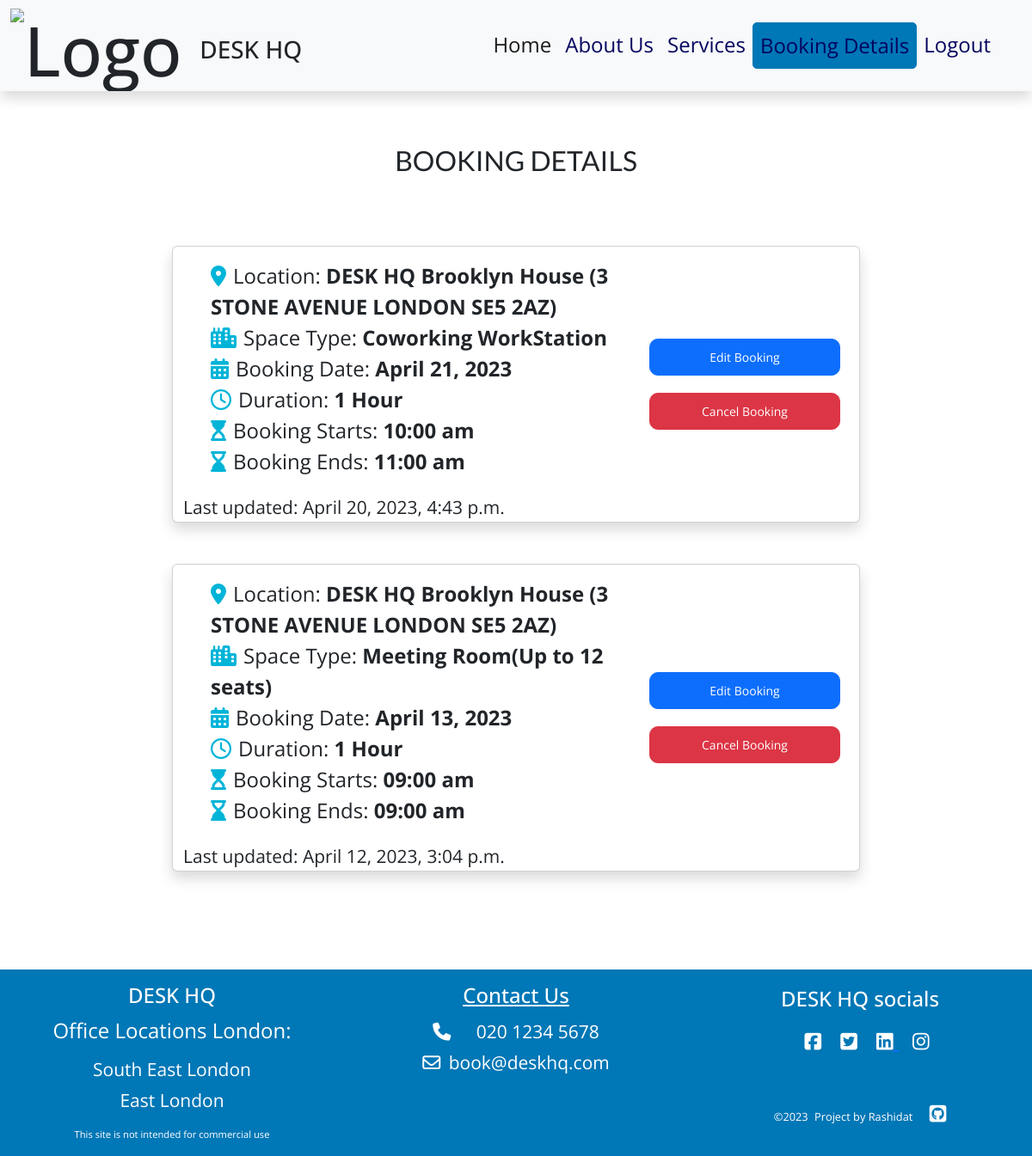
Page /booking_details/ (signed in) on the committed database.
### desk/models.py (models this page shows, shortened)
class Booking(models.Model):
    client = models.ForeignKey(
        User, on_delete=models.CASCADE)
    location = models.ForeignKey(
        Location,
        on_delete=models.CASCADE, null=True,
        default="DESK HQ Brooklyn House (3 STONE AVENUE LONDON SE5 2AZ)")
    space_booking = models.ForeignKey(
        Service,
        on_delete=models.CASCADE, related_name='space_bookings',
        null=True, default="Day WorkStation")
    booking_date = models.DateField(
        default=(timezone.now().date() + timezone.timedelta(days=1)),
        validators=[validate_date])
    booking_duration = models.CharField(
        max_length=20,
        choices=DURATION,
        default="Anytime")
    booking_start = models.CharField(
        max_length=20,
        choices=HOURS,
        default="09:00 am")
    booking_end = models.CharField(
        max_length=20,
        choices=HOURS,
        default="09:00 am")
    created_on = models.DateTimeField(auto_now_add=True)
    updated_on = models.DateTimeField(auto_now=True)
    status = models.IntegerField(choices=STATUS, default=1)
    approved = models.BooleanField(default=False)
    class Meta:
        unique_together = [
            'location', 'space_booking', 'booking_date',
            'booking_start', 'booking_end']
        ordering = ['-created_on']

class Location(models.Model):
    location_id = models.IntegerField(primary_key=True, default=1)
    location_name = models.CharField(
        max_length=200,
        choices=OFFICE_LOCATION,
        default="DESK HQ Brooklyn House (3 STONE AVENUE LONDON SU5 2AZ)")
    slug = models.SlugField(max_length=200, unique=True)
    featured_image = CloudinaryField('image', default='placeholder')
    def __str__(self):
        return self.location_name

class Service(models.Model):
    space_type = models.CharField(
        max_length=50, choices=SERVICES,
        unique=True, default='Day WorkStation')
    content = models.TextField(blank=True)
    featured_image = CloudinaryField('image', default='placeholder')
    timestamp = models.DateTimeField(auto_now=True)
    class Meta:
        ordering = ['-timestamp']
    def __str__(self):
        return f"{self.space_type}"

### desk/views.py (the view)
# urls.py: path('booking_details/', views.BookingsList.as_view(),
class BookingsList(LoginRequiredMixin, ListView):
    model = Booking
    template_name = 'desk/booking_details.html'
    context_object_name = 'bookings'
    paginate_by = 4
    def get_queryset(self):
        return Booking.objects.filter(client=self.request.user)

### desk/templates/desk/booking_details.html (shortened to what this page needs)
{% extends "base.html" %}
{% block content %}
<div class="booking-details page-top">
    <div class="row">
        <div class="col-md-8 mb-4 offset-md-2 mt-lg-5">
            <h2 class="text-center">BOOKING DETAILS</h2>
        </div>
    </div>
    {% for booking in bookings %}
    <div class="col-12 col-md-8 mx-auto mt-md-3 mt-lg-5 mt-5">
        <div class="container booking-details-card card shadow my-2">
            <div class="row">
                <div class="col-12 col-md-8 mt-3">
                    <ul>
                        <li><i class="fa-solid fa-location-dot me-2"></i>Location: <strong>
                                {{booking.location}}</strong>
                        </li>
                        <li><i class="fa-solid fa-city me-2"></i>Space Type: <strong> {{booking.space_booking}}</strong>
                        </li>
                        <li><i class="fa-solid fa-calendar-days me-2"></i>Booking Date: <strong>
                                {{booking.booking_date}}</strong>
                        </li>
                        <li><i class="fa-regular fa-clock me-2"></i>Duration: <strong>
                                {{booking.booking_duration}}</strong>
                        </li>
                        <li><i class="fa-solid fa-hourglass-start me-2"></i>Booking Starts: <strong>
                                {{booking.booking_start}}</strong></li>
                        <li><i class="fa-solid fa-hourglass-end me-2"></i>Booking Ends: <strong>
                                {{booking.booking_end}}</strong></li>
                    </ul>
                    <small>Last updated: {{booking.updated_on}}</small>
                </div>
                <div class="col-12 col-md-4 text-center d-md-flex flex-column my-auto">
                    <a href="{% url 'update_booking' booking.pk %}" class="btn btn-primary btn-sm role='button'">Edit
                        Booking</a>
                    <button type="button" class="btn btn-danger btn-sm" data-bs-toggle="modal"
                        data-bs-target="#cancelBooking" aria-label="Cancel Booking">Cancel Booking</button>
                </div>
            </div>
        </div>
    </div>
    {% endfor %}
</div>
{% endblock %}

### static/css/base.css (style rules this page uses)
* { padding: 0; margin: 0; box-sizing: border-box; }
body { font-family: 'Open sans', sans-serif; font-size: 1.2rem; background-color: #fff; min-height: 100vh; }
h2, h3 { font-family: 'Lato', sans-serif; }
.page-top { margin-top: 5vh; }
.booking-details { margin-top: 10vh; min-height: 120vh; }
.booking-details-card li { list-style: none; }
.booking-details-card i { color: #00B4D8; }
.btn { flex: 1 1 auto; margin: 10px; padding: 10px; text-align: center; transition: 0.5s; background-size: 200% auto; color: #fff; border-radius: 10px; }
@media only screen and (min-width : 481px) { body { font-size: 1.5rem; } }

### rows in the picture
Booking: location "DESK HQ Brooklyn House (3 STONE AVENUE LONDON SE5 2AZ)", space_booking "Coworking WorkStation", booking_date "April 21, 2023", booking_duration "1 Hour", booking_start "10:00 am", booking_end "11:00 am", updated_on "April 20, 2023, 4:43 p.m."
Booking: location "DESK HQ Brooklyn House (3 STONE AVENUE LONDON SE5 2AZ)", space_booking "Meeting Room(Up to 12 seats)", booking_date "April 13, 2023", booking_duration "1 Hour", booking_start "09:00 am", booking_end "09:00 am", updated_on "April 12, 2023, 3:04 p.m."
